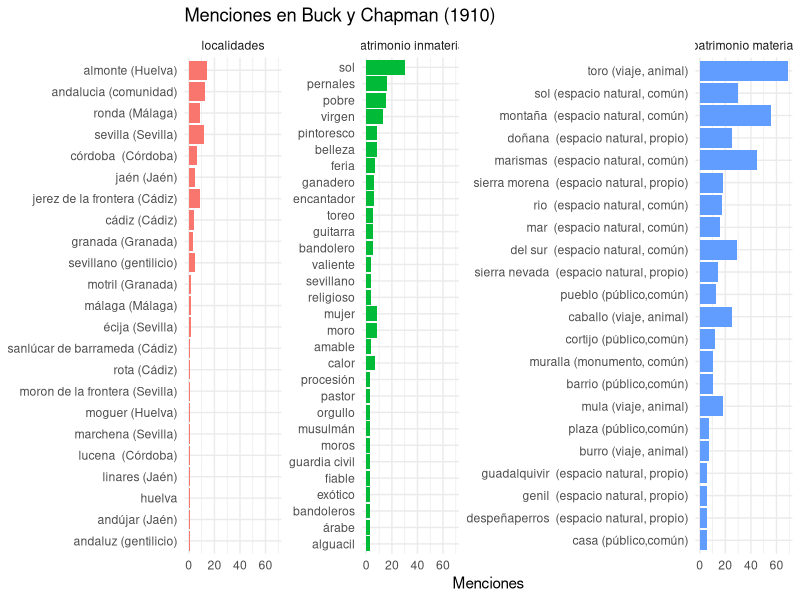
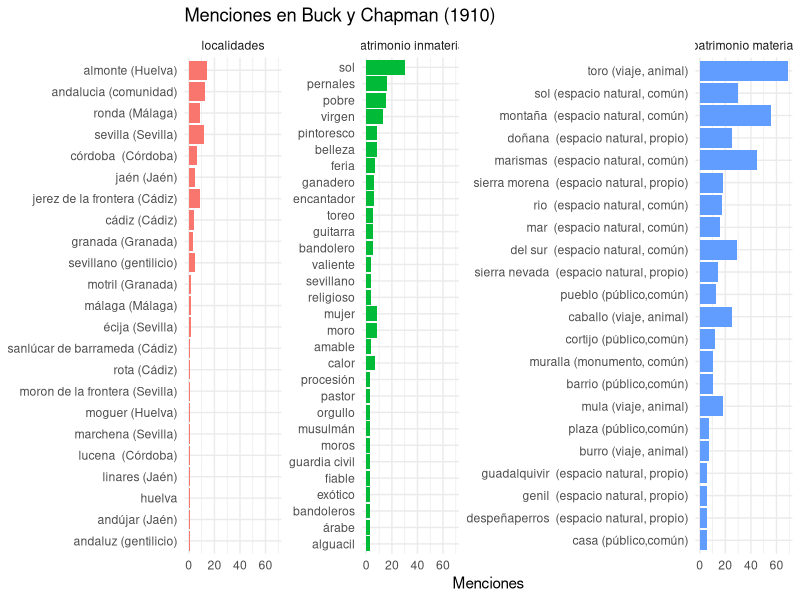

Write R code to recreate these figures, in order.
# CCOMPROBACIONES PREVIAS
#primer paso: Ver la ruta
getwd()
#segundo paso: ver si están los documentos csv
list.files()
#tercer paso: cargar el relato
relato <- readLines("1910_buck_chapman_unexplored_spain.txt", encoding = "UTF-8")
#COMIENZO DE LAS OPERACIONES PARA AJUSTARSE A R
#cuarto paso: cambio de estructura para trabajar con R
libro <- paste(relato, collapse = " ")
#quinto paso: todo a minúscula para trabajar con R
#OJO, no se hace con tidytext, porque no nos interesa para la lista csv que queremos cruzar, pues son palabras compuestas
# Y el paquete tidytexto incluye el tokenizador y separaría las palabras compuestas
#por tanto, se usa la función independiente de tolower
#tokenizar se reserva para el análisis de sentimientos
libro_previo <- tolower(libro) 
#sexto paso: se instala el ecosistema tidyverse que incluye los paquetes y sus funciones para las operaciones
install.packages("tidyverse")
#Una vez instalado, se carga
library("tidyverse") 
#AHORA LAS OPERACIONES CON LOS TRES CSV (LOCALIIDADES, PATRIMONIO MATERIAL E INMATERIAL)
#septimo paso: se cargan sin necesidad de caragr el paquete readr, pues ya está instalado e incluido en tidyverse
localidades <- read_csv("localidades_normalizacion.csv")
View(localidades)
patrimonio_material <- read_csv("patrimonio_material_normalizacion.csv")
View(patrimonio_material)
patrimonio_inmaterial <- read_csv("patrimonio_inmaterial_normalizacion.csv")
View(patrimonio_inmaterial) 
#octavo paso: se hacen las operaciones, una por cada csv
#se usa las mismas funciones de los paquetes de tidyverse, como dplyr, magrittr, readr o stringr
#localidades
resultado <- localidades %>%
  mutate(menciones = str_count(libro_previo, paste0("\\b", variantes, "\\b"))) %>%
  filter(menciones > 0) %>%
  arrange(desc(menciones))
# lo visualizamos en la tabla
View(resultado)
#mismo proceso con patrimonio material
resultado_material <- patrimonio_material %>%
  mutate(menciones = str_count(libro_previo, paste0("\\b", variantes, "\\b"))) %>%
  filter(menciones > 0) %>%
  arrange(desc(menciones))
#visualizamos el resultado
View(resultado_material)
#mismo proceso con patrimonio inmaterial
resultado_inmaterial <- patrimonio_inmaterial %>%
  mutate(menciones = str_count(libro_previo, paste0("\\b", variantes, "\\b"))) %>%
  filter(menciones > 0) %>%
  arrange(desc(menciones))
#visualizamos el resultado
View(resultado_inmaterial)
#noveno paso: se exportan los resultados de cada uno fuera de R
#localidades
write_csv(resultado, "resultado_localidades_Buck_Chapman.csv") 
#patrimonio material
write_csv(resultado_material, "resultado_material_Buck_Chapman.csv")
#patrimonio inmaterial
write_csv(resultado_inmaterial, "resultado_inmaterial_Buck_Chapman.csv") 
#décimo paso: creación de gráficas conjuntas en mismo espacio, pero manteninedo cada una su integridad
resultado <- resultado %>% mutate(tipo = "localidades") 
resultado_material <- resultado_material %>% mutate(tipo = "patrimonio material")
resultado_inmaterial <- resultado_inmaterial %>% mutate(tipo = "patrimonio inmaterial") 
#se une la nueva tabla apra cada uno
todo <- bind_rows(resultado, resultado_material, resultado_inmaterial)
#undécimo paso: representación visual de la gráfica
top25 <- todo %>%
  group_by(tipo) %>%
  slice_max(menciones, n = 25) %>%
  ungroup()
#duodécimo paso y últtimo que une todo lo anterior del preoceso de gráfica
#crecaicón definitiva con nuevas funciones y nuevo paquete diferente:ggplot
ggplot(top25, aes(x = reorder(principal, menciones), y = menciones, fill = tipo)) +
  geom_col() +
  coord_flip() +
  facet_wrap(~tipo, scales = "free_y") +
  labs(title = "Menciones en Buck y Chapman (1910)",
       x = NULL, y = "Menciones") +
  theme_minimal() +
  theme(legend.position = "none")
#dédimotercer paso o epílogo: exportación a imagen
ggsave("grafica_Buck_Chapman.png", width = 12, height = 8) 
